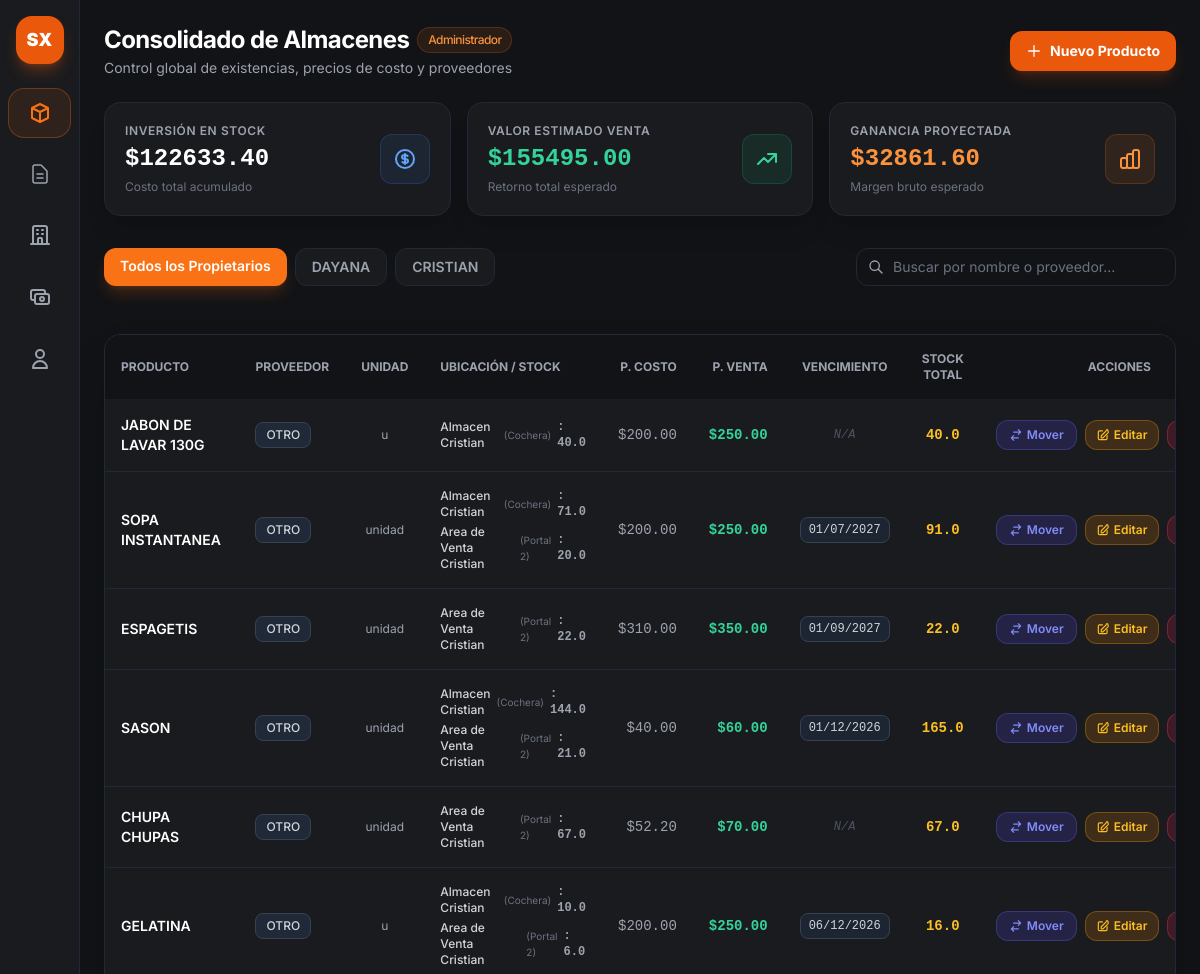
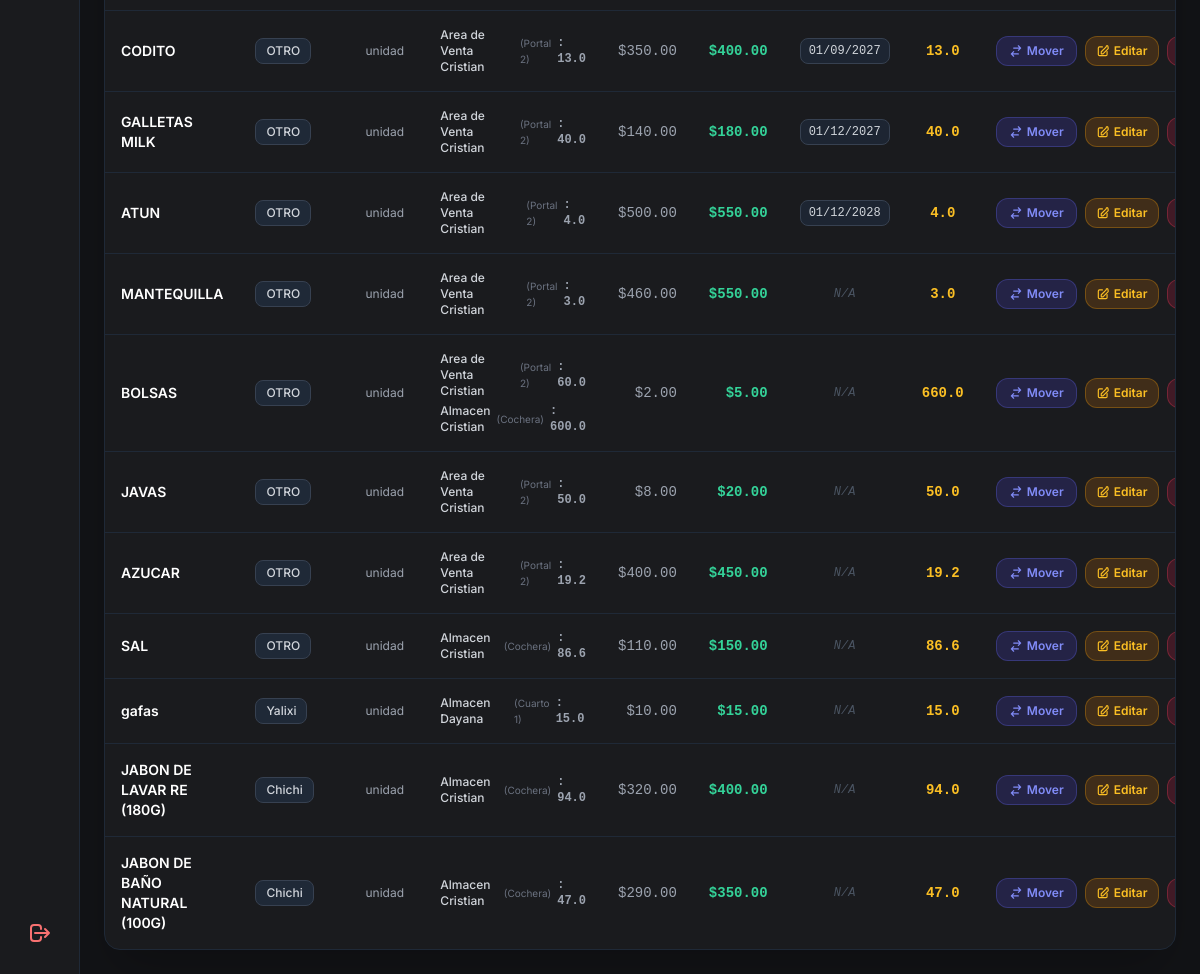
Page /admin (signed in) on the earlier database version (2 pictures, top to bottom).
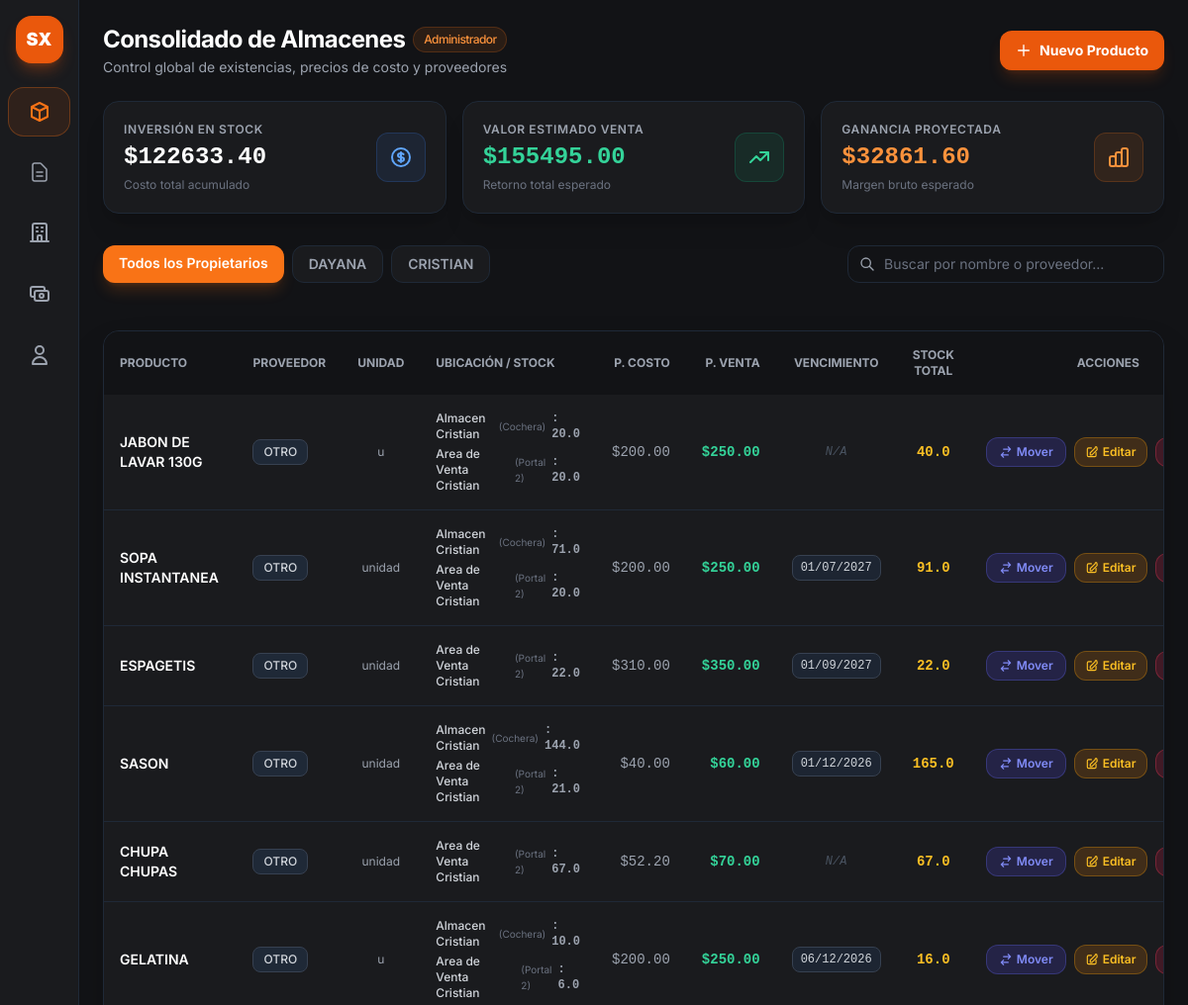
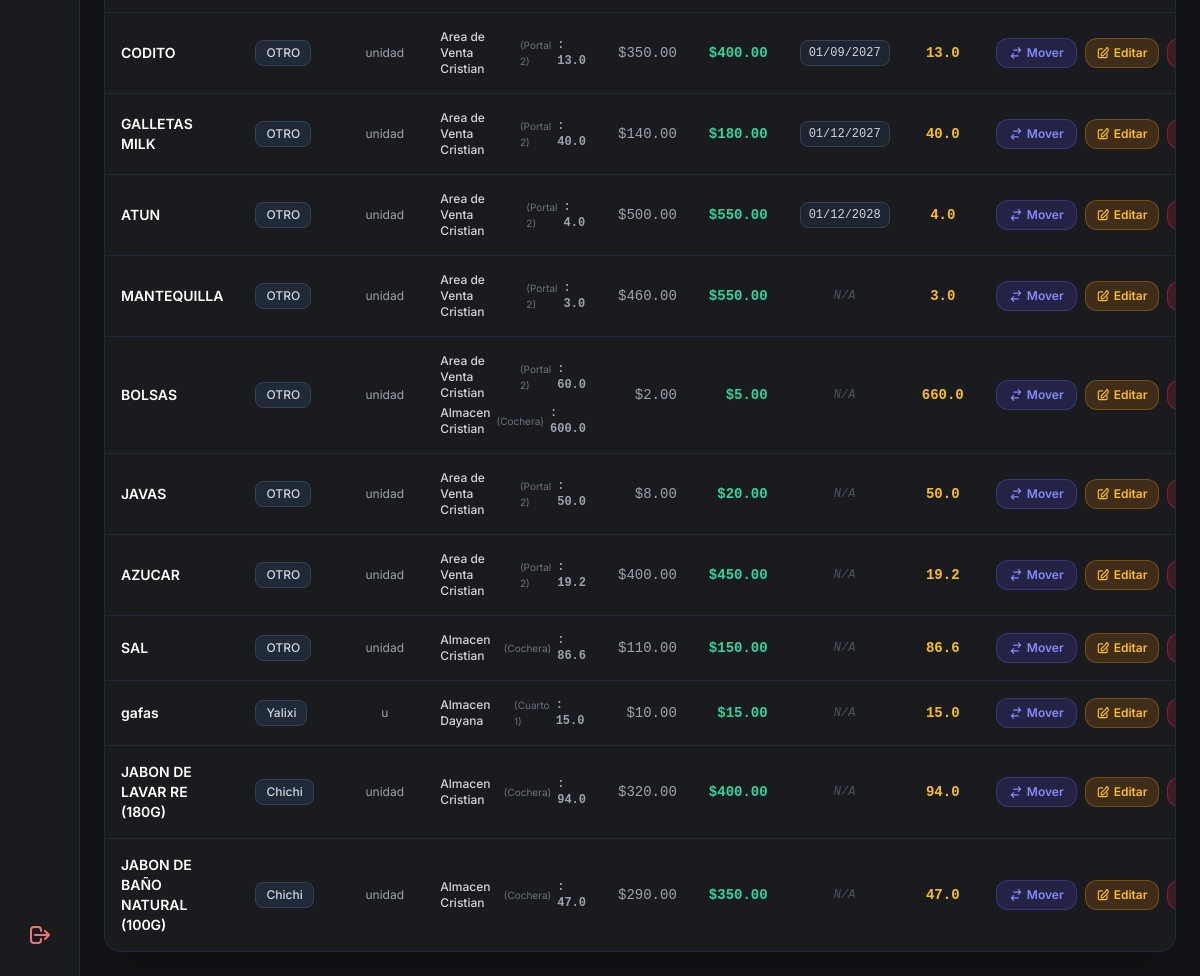
Same page on the later database version (2 pictures, top to bottom).
### app.py (models this page shows, shortened)
class Propietario(db.Model):
    __tablename__ = 'propietarios'
    id = db.Column(db.Integer, primary_key=True)
    nombre = db.Column(db.String(100), nullable=False, unique=True)
    descripcion = db.Column(db.String(200))
    productos = db.relationship('Producto', backref='propietario', lazy=True)

class Producto(db.Model):
    __tablename__ = 'productos'
    id = db.Column(db.Integer, primary_key=True)
    codigo = db.Column(db.String(50), nullable=True)
    nombre = db.Column(db.String(100), nullable=False)
    unidad_medida = db.Column(db.String(20), default='unidad')
    propietario_id = db.Column(db.Integer, db.ForeignKey('propietarios.id'), nullable=True)
    precio_costo = db.Column(db.Float, default=0.0)
    precio_venta = db.Column(db.Float, default=0.0)
    fecha_vencimiento = db.Column(db.Date, nullable=True)
    proveedor_id = db.Column(db.Integer, db.ForeignKey('proveedores.id'), nullable=True)
    proveedor = db.relationship('Proveedor', backref=db.backref('productos', lazy=True))
    estado_pago = db.Column(db.String(20), default="Pagado")
    monto_pendiente = db.Column(db.Float, default=0.0)
    fecha_creacion = db.Column(db.DateTime, default=datetime.utcnow)
    stocks = db.relationship('StockAlmacen', backref='producto', cascade="all, delete-orphan", lazy=True)
    @property
    def cantidad_total(self):
        return sum(s.cantidad for s in self.stocks)

class Proveedor(db.Model):
    __tablename__ = 'proveedores'
    id = db.Column(db.Integer, primary_key=True)
    nombre = db.Column(db.String(100), nullable=False, unique=True)
    telefono = db.Column(db.String(30), nullable=True)
    contacto = db.Column(db.String(100), nullable=True)

class StockAlmacen(db.Model):
    __tablename__ = 'stock_almacen'
    id = db.Column(db.Integer, primary_key=True)
    producto_id = db.Column(db.Integer, db.ForeignKey('productos.id'), nullable=False)
    almacen_id = db.Column(db.Integer, db.ForeignKey('almacenes.id'), nullable=False)
    cantidad = db.Column(db.Float, default=0.0)

class Almacen(db.Model):
    __tablename__ = 'almacenes'
    id = db.Column(db.Integer, primary_key=True)
    nombre = db.Column(db.String(100), nullable=False, unique=True)
    ubicacion = db.Column(db.String(150), nullable=True)
    es_area_venta = db.Column(db.Boolean, default=False)
    stocks = db.relationship('StockAlmacen', backref='almacen', cascade="all, delete-orphan", lazy=True)

### app.py (the view)
@app.route("/admin")
def vista_admin():
    if "user" not in session or session.get("rol") != "admin":
        return redirect(url_for("login"))
    almacenes = Almacen.query.all()
    proveedores = Proveedor.query.all()
    propietarios = Propietario.query.all()
    tipos_operacion = TipoOperacion.query.all()
    conceptos = ConceptoMovimiento.query.all()
    propietario_filtro_id = request.args.get("propietario_id", "todos")
    if propietario_filtro_id != "todos" and propietario_filtro_id.isdigit():
        productos = Producto.query.filter_by(
            propietario_id=int(propietario_filtro_id)
        ).all()
    else:
        productos = Producto.query.all()
    inversion_stock = 0.0
    valor_venta = 0.0
    for p in productos:
        stock_total = p.cantidad_total
        costo = p.precio_costo or 0.0
        precio = p.precio_venta or 0.0
        inversion_stock += costo * stock_total
        valor_venta += precio * stock_total
    ganancia_proyectada = valor_venta - inversion_stock
    efectivo_caja = session.get("efectivo_caja", 0.0)
    return render_template(
        "admin_almacenes.html",
        almacenes=almacenes,
        proveedores=proveedores,
        propietarios=propietarios,
        tipos_operacion=tipos_operacion,
        conceptos=conceptos,
        productos=productos,
        propietario_filtro_id=str(propietario_filtro_id),
        total_invertido=inversion_stock,
        total_venta_estimada=valor_venta,  # Nombre requerido por el HTML
        ganancia_potencial=ganancia_proyectada,  # Nombre requerido por el HTML
        efectivo_caja=efectivo_caja,
        hoy=date.today(),  # Para el cálculo de fecha_vencimiento en el HTML
    )

### app.py (called while the page is built)
@app.context_processor
def inject_today():
    return {'hoy': date.today()}

### templates/admin_almacenes.html (shortened to what the changed rows need)
{% extends "base.html" %}
{% block content %}
<header class="p-6 space-y-6">
    <div class="flex flex-col sm:flex-row sm:items-center justify-between gap-4">
        <div>
            <h1 class="text-2xl font-bold text-white tracking-tight flex items-center gap-2">
                Consolidado de Almacenes
                <span class="text-xs font-medium px-2.5 py-1 rounded-full bg-orange-500/10 text-orange-400 border border-orange-500/20">
                    Administrador
                </span>
            </h1>
        </div>
    </div>
    <div class="flex flex-col md:flex-row gap-4 items-center justify-between pt-2">
        <div class="flex flex-wrap gap-2 w-full md:w-auto">
            <a href="?propietario_id=todos"
                class="px-4 py-2 rounded-xl text-sm font-semibold transition-all {% if propietario_filtro_id == 'todos' %}bg-orange-500 text-white shadow-lg shadow-orange-500/20{% else %}bg-[#1a1b1e] text-gray-400 border border-gray-800 hover:bg-gray-800{% endif %}">
                Todos los Propietarios
            </a>
            {% for prop in propietarios %}
            <a href="?propietario_id={{ prop.id }}"
                class="px-4 py-2 rounded-xl text-sm font-semibold transition-all {% if propietario_filtro_id == prop.id|string %}bg-orange-500 text-white shadow-lg shadow-orange-500/20{% else %}bg-[#1a1b1e] text-gray-400 border border-gray-800 hover:bg-gray-800{% endif %}">
                {{ prop.nombre }}
            </a>
            {% endfor %}
        </div>
    </div>
</header>
    <section class="p-6 flex-1">
        <div class="bg-[#1a1b1e] border border-gray-800 rounded-2xl overflow-hidden shadow-2xl">
            <div class="overflow-x-auto">
                <table class="w-full text-left border-collapse text-sm">
                    <thead>
                        <tr class="bg-[#121316] text-gray-400 uppercase text-xs">
                            <th class="p-4">Producto</th>
                            <th class="p-4">Proveedor</th>
                            <th class="p-4 text-center">Unidad</th>
                            <th class="p-4">Ubicación / Stock</th>
                            <th class="p-4 text-right">P. Costo</th>
                            <th class="p-4 text-right">P. Venta</th>
                            <th class="p-4 text-center">Vencimiento</th>
                            <th class="p-4 text-center">Stock Total</th>
                            <th class="p-4 text-center">Acciones</th>
                        </tr>
                    </thead>
                    <tbody class="divide-y divide-gray-800">
                        {% for producto in productos %}
                        <tr class="hover:bg-gray-800/30 text-gray-300">
                            <td class="p-4 font-semibold text-white">
                                {{ producto.nombre }}
                            </td>
                            <td class="p-4 text-gray-400">
                                {% if producto.proveedor %}
                                    <span class="inline-flex items-center gap-1.5 bg-gray-800 px-2.5 py-1 rounded-lg text-xs font-medium text-gray-300 border border-gray-700">
                                        {{ producto.proveedor.nombre }}
                                    </span>
                                {% else %}
                                    <span class="text-xs text-gray-600 italic">Sin proveedor</span>
                                {% endif %}
                            </td>
                            <td class="p-4 text-center text-xs text-gray-400">{{ producto.unidad_medida }}</td>
                            <td class="p-4">
                                <div class="flex flex-col gap-1">
                                    {% for stock in producto.stocks %}
                                        {% if stock.cantidad > 0 %}
                                            <div class="text-xs flex items-center gap-1.5">
                                                <span class="font-medium text-gray-300">{{ stock.almacen.nombre }}</span>
                                                {% if stock.almacen.ubicacion %}
                                                    <span class="text-[10px] text-gray-500">({{ stock.almacen.ubicacion }})</span>
                                                {% endif %}
                                                <span class="font-mono text-gray-400 font-bold ml-auto">: {{ stock.cantidad }}</span>
                                            </div>
                                        {% endif %}
                                    {% else %}
                                        <span class="text-xs text-gray-600 italic">Sin stock asignado</span>
                                    {% endfor %}
                                </div>
                            </td>
                            <td class="p-4 text-right font-mono text-gray-400">
                                ${{ "%.2f"|format(producto.precio_costo) }}
                            </td>
                            <td class="p-4 text-right font-mono font-bold text-emerald-400">
                                ${{ "%.2f"|format(producto.precio_venta) }}
                            </td>
                            <td class="p-4 text-center font-mono text-xs">
                                {% if producto.fecha_vencimiento %}
                                    {% set dias_restantes = (producto.fecha_vencimiento - hoy).days %}
                                    {% if dias_restantes < 0 %}
                                        <span class="px-2.5 py-1 rounded-lg bg-rose-500/20 text-rose-400 border border-rose-500/40 font-semibold inline-flex items-center gap-1" title="Producto Vencido">
                                            <svg class="w-3 h-3" fill="none" stroke="currentColor" viewBox="0 0 24 24"><path stroke-linecap="round" stroke-linejoin="round" stroke-width="2" d="M12 8v4m0 4h.01M21 12a9 9 0 11-18 0 9 9 0 0118 0z"></path></svg>
                                            {{ producto.fecha_vencimiento.strftime('%d/%m/%Y') }}
                                        </span>
                                    {% else %}
                                        <span class="px-2 py-1 rounded-lg bg-gray-800/80 text-gray-300 border border-gray-700 inline-block">
                                            {{ producto.fecha_vencimiento.strftime('%d/%m/%Y') }}
                                        </span>
                                    {% endif %}
                                {% else %}
                                    <span class="text-xs text-gray-600 italic">N/A</span>
                                {% endif %}
                            </td>
                            <td class="p-4 text-center font-mono font-bold text-amber-400">
                                {{ producto.cantidad_total }}
                            </td>
                            <td class="p-4 text-center">
                                <div class="flex items-center justify-center gap-2">
                                    <button type="button"
                                        onclick="abrirModalTraslado('{{ producto.id }}', '{{ producto.nombre }}')"
                                        title="Trasladar Stock"
                                        class="px-3 py-1.5 bg-indigo-600/20 hover:bg-indigo-600 text-indigo-400 hover:text-white border border-indigo-500/30 rounded-xl text-xs font-semibold transition-all inline-flex items-center gap-1">
                                        <svg class="w-3.5 h-3.5" fill="none" stroke="currentColor" viewBox="0 0 24 24">
                                            <path stroke-linecap="round" stroke-linejoin="round" stroke-width="2" d="M8 7h12m0 0l-4-4m4 4l-4 4m0 6H4m0 0l4 4m-4-4l4-4"></path>
                                        </svg>
                                        Mover
                                    </button>
                                    <button type="button" onclick="abrirModalEditarProducto(this)" data-id="{{ producto.id }}"
                                        data-nombre="{{ producto.nombre }}" data-unidad="{{ producto.unidad_medida or 'u' }}"
                                        data-costo="{{ producto.precio_costo }}" data-venta="{{ producto.precio_venta }}"
                                        data-proveedor="{{ producto.proveedor_id or '' }}"
                                        data-vencimiento="{% if producto.fecha_vencimiento %}{{ producto.fecha_vencimiento.strftime('%Y-%m-%d') }}{% endif %}"
                                        title="Editar Producto"
                                        class="px-2.5 py-1.5 bg-amber-600/20 hover:bg-amber-600 text-amber-400 hover:text-white border border-amber-500/30 rounded-xl text-xs font-semibold transition-all inline-flex items-center gap-1">
                                        <svg class="w-3.5 h-3.5" fill="none" stroke="currentColor" viewBox="0 0 24 24">
                                            <path stroke-linecap="round" stroke-linejoin="round" stroke-width="2"
                                                d="M11 5H6a2 2 0 00-2 2v11a2 2 0 002 2h11a2 2 0 002-2v-5m-1.414-9.414a2 2 0 012.828 0L20.5 5.5a2 2 0 010 2.828l-8.5 8.5H9v-3.5l8.5-8.5z">
                                            </path>
                                        </svg>
                                        Editar
                                    </button>
                                    <form action="{{ url_for('eliminar_producto', id=producto.id) }}" method="POST" onsubmit="return confirm('¿Estás seguro de que deseas eliminar este producto? Esta acción borrará también su stock en todos los almacenes.');" class="inline">
                                        <button type="submit"
                                            title="Eliminar Producto"
                                            class="px-2.5 py-1.5 bg-rose-600/20 hover:bg-rose-600 text-rose-400 hover:text-white border border-rose-500/30 rounded-xl text-xs font-semibold transition-all inline-flex items-center gap-1">
                                        </button>
                                    </form>
                                </div>
                            </td>
                        </tr>
                        {% endfor %}
                    </tbody>
                </table>
            </div>
        </div>
    </section>
{% endblock %}

Differences in the rows shown:
changed StockAlmacen (number 1 of 22 on the later page): cantidad "40.0" → "20.0"
added StockAlmacen: almacen.nombre "Area de Venta Cristian", almacen.ubicacion "Portal 2", cantidad "20.0", shown under Producto "JABON DE LAVAR 130G"
changed Producto "gafas": unidad_medida "unidad" → "u"
